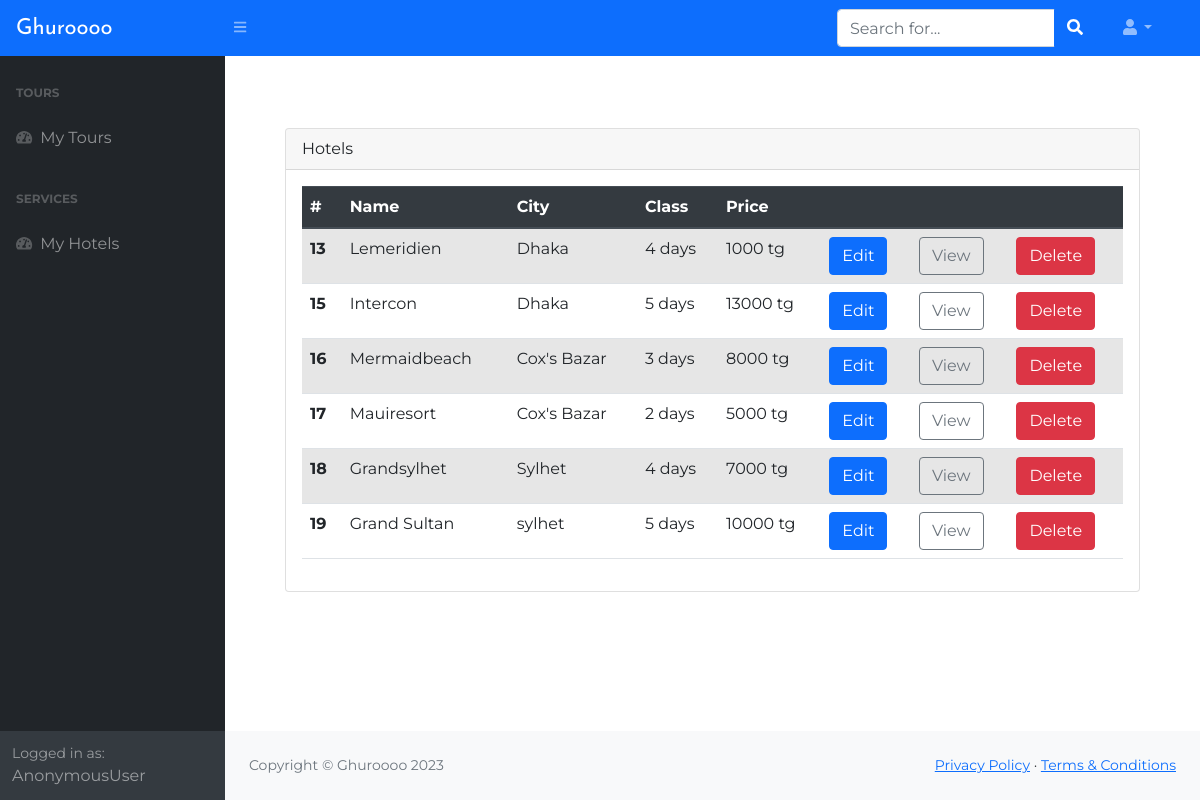
Page /hotel/hotels_list on the committed database.
### web_tech_django/apps/blog/models.py (models this page shows, shortened)
class Hotel(models.Model):
    name = models.CharField('Hotel name', max_length=60)
    city = models.CharField('Hotel city', max_length=60)
    price = models.IntegerField('Price for one person')
    hotelClass = models.IntegerField('Class of the hotel')
    image = models.ImageField('Tour image', upload_to='hotels/')

### web_tech_django/apps/blog/views.py (the view)
# urls.py: path('hotel/hotels_list', views.hotels_list, name = 'hotels_list'),
def hotels_list(request):
    hotels = Hotel.objects.all()
    return render(request, "admin/hotel/hotels_list_admin.html", {'hotels': hotels})

### web_tech_django/templates/admin/hotel/hotels_list_admin.html (shortened to what this page needs)
{% extends 'admin/base_admin.html' %}
{% block content %}
    <div class="container">
        <div class="card">
            <div class="card-header">
                Hotels
            </div>
            <div class="card-body">
                <table class="table table-hover table-striped">
                    <thead class="thead-dark">
                        <tr>
                            <th scope="col">#</th>
                              <th scope="col">Name</th>
                              <th scope="col">City</th>
                              <th scope="col">Class</th>
                              <th scope="col">Price</th>
                              <th scope="col"></th>
                              <th scope="col"></th>
                              <th scope="col"></th>
                        </tr>
                    </thead>
                    <tbody>
                    {% if hotels %}
                        {% for hotel in hotels %}
                                <tr>
                                    <th scope="row">{{ hotel.id }}</th>
                                    <td>{{ hotel.name }}</td>
                                    <td>{{ hotel.city }}</td>
                                    <td>{{ hotel.hotelClass }} days</td>
                                    <td>{{ hotel.price }} tg</td>
                                    <td><a href="{% url 'blog:hotel_edit' id=hotel.id %}" class="btn btn-primary">Edit</a></td>
                                    <td><a href="{% url 'blog:hotel_detail_admin' id=hotel.id %}" class="btn btn-outline-secondary">View</a></td>
                                    <td><a href="{% url 'blog:hotel_delete' id=hotel.id %}" class="btn btn-danger">Delete</a></td>
                                </tr>
                        {% endfor %}
                    {% else %}
                        <div>Hotels are not available!</div>
                    {% endif %}
                    </tbody>
                </table>
            </div>
        </div>
    </div>
{% endblock %}

### web_tech_django/static/blog/css/admin.css (style rules this page uses)
body { background-color: #fff; font-family: 'Montserrat', sans-serif; font-size: 16px; -webkit-transition: 0.5s; -o-transition: 0.5s; transition: 0.5s; }

### rows in the picture
Hotel: id "13", name "Lemeridien", city "Dhaka", hotelClass "4", price "1000"
Hotel: id "15", name "Intercon", city "Dhaka", hotelClass "5", price "13000"
Hotel: id "16", name "Mermaidbeach", city "Cox's Bazar", hotelClass "3", price "8000"
Hotel: id "17", name "Mauiresort", city "Cox's Bazar", hotelClass "2", price "5000"
Hotel: id "18", name "Grandsylhet", city "Sylhet", hotelClass "4", price "7000"
Hotel: id "19", name "Grand Sultan", city "sylhet", hotelClass "5", price "10000"

### other values in the picture
{{ user }} "AnonymousUser"
